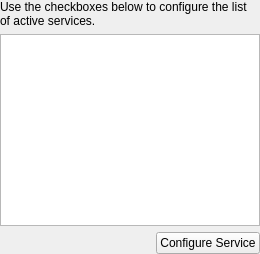
<?xml version="1.0" encoding="UTF-8"?>
<ui version="4.0">
 <class>OnlineSettings</class>
 <widget class="QWidget" name="Form">
  <layout class="QGridLayout" name="layout">
   <property name="margin">
    <number>0</number>
   </property>
   <item row="0" column="0" colspan="2">
    <widget class="QLabel" name="label">
     <property name="text">
     <string>Use the checkboxes below to configure the list of active services.</string>
     </property>
     <property name="wordWrap">
      <bool>true</bool>
     </property>
    </widget>
   </item>
   <item row="1" column="0" colspan="2">
    <widget class="QListWidget" name="providers"/>
   </item>
   <item row="2" column="0">
    <spacer name="spacer">
     <property name="orientation">
      <enum>Qt::Horizontal</enum>
     </property>
     <property name="sizeType">
      <enum>QSizePolicy::MinimumExpanding</enum>
     </property>
     <property name="sizeHint" stdset="0">
      <size>
       <width>0</width>
       <height>0</height>
      </size>
     </property>
    </spacer>
   </item>
   <item row="2" column="1">
    <widget class="QPushButton" name="configureButton">
     <property name="sizePolicy">
      <sizepolicy hsizetype="Preferred" vsizetype="Fixed">
       <horstretch>0</horstretch>
       <verstretch>0</verstretch>
      </sizepolicy>
     </property>
     <property name="text">
      <string>Configure Service</string>
     </property>
    </widget>
   </item>
  </layout>
 </widget>
 <resources/>
 <connections/>
</ui>
